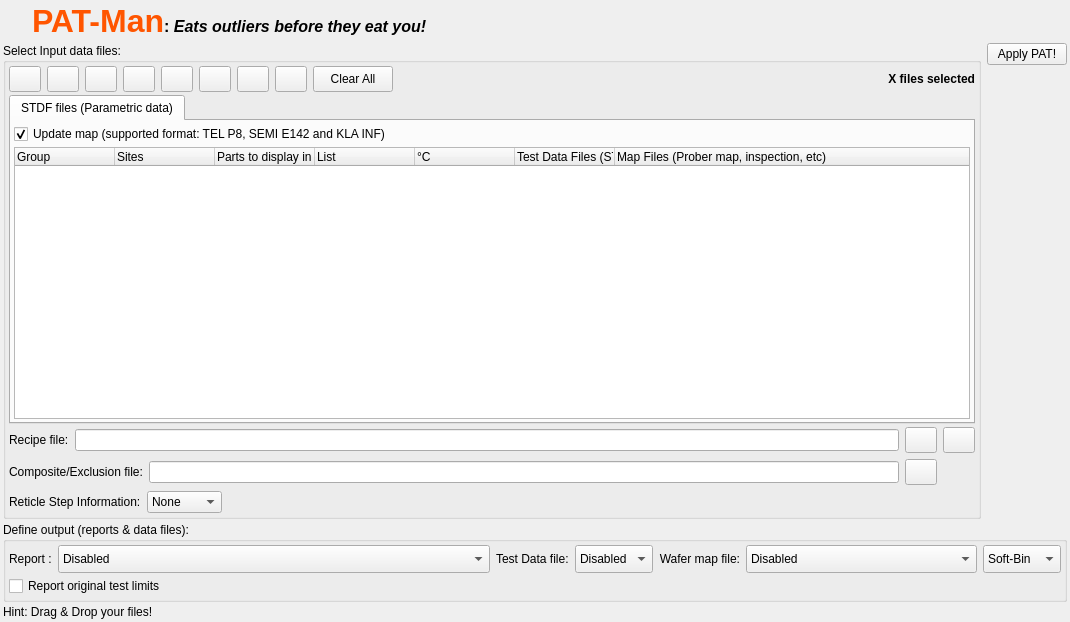
<?xml version="1.0" encoding="UTF-8"?>
<ui version="4.0">
 <class>PatDialogBase</class>
 <widget class="QDialog" name="PatDialogBase">
  <property name="geometry">
   <rect>
    <x>0</x>
    <y>0</y>
    <width>1070</width>
    <height>622</height>
   </rect>
  </property>
  <property name="windowTitle">
   <string>Outlier Identification &amp; Removal</string>
  </property>
  <property name="windowIcon">
   <iconset resource="gex.qrc">
    <normaloff>:/gex/icons/gex_application_48x48.png</normaloff>:/gex/icons/gex_application_48x48.png</iconset>
  </property>
  <property name="autoFillBackground">
   <bool>true</bool>
  </property>
  <layout class="QVBoxLayout" name="verticalLayout_6">
   <property name="spacing">
    <number>3</number>
   </property>
   <property name="leftMargin">
    <number>3</number>
   </property>
   <property name="topMargin">
    <number>3</number>
   </property>
   <property name="rightMargin">
    <number>3</number>
   </property>
   <property name="bottomMargin">
    <number>3</number>
   </property>
   <item>
    <layout class="QHBoxLayout" name="horizontalLayout_7">
     <item>
      <widget class="QPushButton" name="buttonDetachWindow">
       <property name="maximumSize">
        <size>
         <width>23</width>
         <height>20</height>
        </size>
       </property>
       <property name="toolTip">
        <string>Detach / Attach window...</string>
       </property>
       <property name="icon">
        <iconset resource="gex.qrc">
         <normaloff>:/gex/icons/pin.png</normaloff>:/gex/icons/pin.png</iconset>
       </property>
       <property name="iconSize">
        <size>
         <width>32</width>
         <height>32</height>
        </size>
       </property>
       <property name="checkable">
        <bool>true</bool>
       </property>
       <property name="flat">
        <bool>true</bool>
       </property>
      </widget>
     </item>
     <item>
      <widget class="QLabel" name="TextLabel1">
       <property name="font">
        <font>
         <family>Ms Sans Serif</family>
         <pointsize>12</pointsize>
         <weight>75</weight>
         <bold>true</bold>
        </font>
       </property>
       <property name="text">
        <string>&lt;font color=&quot;#ff5500&quot; size=&quot;+3&quot;&gt;PAT-Man&lt;/font&gt;: &lt;i&gt;Eats outliers before they eat you!&lt;/i&gt;</string>
       </property>
       <property name="textFormat">
        <enum>Qt::RichText</enum>
       </property>
       <property name="alignment">
        <set>Qt::AlignVCenter</set>
       </property>
       <property name="wordWrap">
        <bool>false</bool>
       </property>
      </widget>
     </item>
    </layout>
   </item>
   <item>
    <layout class="QHBoxLayout" name="horizontalLayout_3">
     <item>
      <widget class="QGroupBox" name="groupBoxProcessPAT">
       <property name="title">
        <string>Select Input data files:</string>
       </property>
       <layout class="QVBoxLayout" name="verticalLayout_3">
        <property name="spacing">
         <number>3</number>
        </property>
        <property name="leftMargin">
         <number>3</number>
        </property>
        <property name="topMargin">
         <number>3</number>
        </property>
        <property name="rightMargin">
         <number>3</number>
        </property>
        <property name="bottomMargin">
         <number>3</number>
        </property>
        <item>
         <layout class="QHBoxLayout" name="horizontalLayout">
          <item>
           <widget class="QPushButton" name="buttonSelectFile">
            <property name="sizePolicy">
             <sizepolicy hsizetype="Fixed" vsizetype="Fixed">
              <horstretch>0</horstretch>
              <verstretch>0</verstretch>
             </sizepolicy>
            </property>
            <property name="minimumSize">
             <size>
              <width>32</width>
              <height>26</height>
             </size>
            </property>
            <property name="maximumSize">
             <size>
              <width>32</width>
              <height>26</height>
             </size>
            </property>
            <property name="toolTip">
             <string>Select data files to process</string>
            </property>
            <property name="text">
             <string/>
            </property>
            <property name="icon">
             <iconset resource="gex.qrc">
              <normaloff>:/gex/icons/file_open.png</normaloff>:/gex/icons/file_open.png</iconset>
            </property>
            <property name="iconSize">
             <size>
              <width>32</width>
              <height>32</height>
             </size>
            </property>
           </widget>
          </item>
          <item>
           <widget class="QPushButton" name="m_poAddNewGroup">
            <property name="sizePolicy">
             <sizepolicy hsizetype="Fixed" vsizetype="Fixed">
              <horstretch>32</horstretch>
              <verstretch>26</verstretch>
             </sizepolicy>
            </property>
            <property name="minimumSize">
             <size>
              <width>32</width>
              <height>26</height>
             </size>
            </property>
            <property name="maximumSize">
             <size>
              <width>32</width>
              <height>26</height>
             </size>
            </property>
            <property name="text">
             <string/>
            </property>
            <property name="icon">
             <iconset resource="gex.qrc">
              <normaloff>:/gex/icons/group.png</normaloff>:/gex/icons/group.png</iconset>
            </property>
            <property name="iconSize">
             <size>
              <width>32</width>
              <height>32</height>
             </size>
            </property>
           </widget>
          </item>
          <item>
           <widget class="QPushButton" name="buttonCreateTrigger">
            <property name="sizePolicy">
             <sizepolicy hsizetype="Fixed" vsizetype="Fixed">
              <horstretch>0</horstretch>
              <verstretch>0</verstretch>
             </sizepolicy>
            </property>
            <property name="minimumSize">
             <size>
              <width>32</width>
              <height>26</height>
             </size>
            </property>
            <property name="maximumSize">
             <size>
              <width>32</width>
              <height>26</height>
             </size>
            </property>
            <property name="toolTip">
             <string>Create PAT-Man trigger file(s) based on all your selections in this dialog box</string>
            </property>
            <property name="text">
             <string/>
            </property>
            <property name="icon">
             <iconset resource="gex.qrc">
              <normaloff>:/gex/icons/file_save.png</normaloff>:/gex/icons/file_save.png</iconset>
            </property>
            <property name="iconSize">
             <size>
              <width>32</width>
              <height>32</height>
             </size>
            </property>
           </widget>
          </item>
          <item>
           <widget class="QPushButton" name="buttonUp">
            <property name="sizePolicy">
             <sizepolicy hsizetype="Fixed" vsizetype="Fixed">
              <horstretch>0</horstretch>
              <verstretch>0</verstretch>
             </sizepolicy>
            </property>
            <property name="minimumSize">
             <size>
              <width>32</width>
              <height>26</height>
             </size>
            </property>
            <property name="maximumSize">
             <size>
              <width>32</width>
              <height>26</height>
             </size>
            </property>
            <property name="toolTip">
             <string>Move selection Up (Reorder)</string>
            </property>
            <property name="text">
             <string/>
            </property>
            <property name="icon">
             <iconset resource="gex.qrc">
              <normaloff>:/gex/icons/arrow_up.png</normaloff>:/gex/icons/arrow_up.png</iconset>
            </property>
            <property name="iconSize">
             <size>
              <width>32</width>
              <height>32</height>
             </size>
            </property>
           </widget>
          </item>
          <item>
           <widget class="QPushButton" name="buttonDown">
            <property name="sizePolicy">
             <sizepolicy hsizetype="Fixed" vsizetype="Fixed">
              <horstretch>0</horstretch>
              <verstretch>0</verstretch>
             </sizepolicy>
            </property>
            <property name="minimumSize">
             <size>
              <width>32</width>
              <height>26</height>
             </size>
            </property>
            <property name="maximumSize">
             <size>
              <width>32</width>
              <height>26</height>
             </size>
            </property>
            <property name="toolTip">
             <string>Move selection Down (Reorder)</string>
            </property>
            <property name="text">
             <string/>
            </property>
            <property name="icon">
             <iconset resource="gex.qrc">
              <normaloff>:/gex/icons/arrow_down.png</normaloff>:/gex/icons/arrow_down.png</iconset>
            </property>
            <property name="iconSize">
             <size>
              <width>32</width>
              <height>32</height>
             </size>
            </property>
           </widget>
          </item>
          <item>
           <widget class="QPushButton" name="buttonCreateZPAT_File">
            <property name="sizePolicy">
             <sizepolicy hsizetype="Fixed" vsizetype="Fixed">
              <horstretch>0</horstretch>
              <verstretch>0</verstretch>
             </sizepolicy>
            </property>
            <property name="minimumSize">
             <size>
              <width>32</width>
              <height>26</height>
             </size>
            </property>
            <property name="maximumSize">
             <size>
              <width>32</width>
              <height>26</height>
             </size>
            </property>
            <property name="toolTip">
             <string>Create Z-PAT exclusion map...</string>
            </property>
            <property name="text">
             <string/>
            </property>
            <property name="icon">
             <iconset resource="gex.qrc">
              <normaloff>:/gex/icons/options_wafmap.png</normaloff>:/gex/icons/options_wafmap.png</iconset>
            </property>
            <property name="iconSize">
             <size>
              <width>32</width>
              <height>32</height>
             </size>
            </property>
           </widget>
          </item>
          <item>
           <widget class="QPushButton" name="buttonProperties">
            <property name="sizePolicy">
             <sizepolicy hsizetype="Fixed" vsizetype="Fixed">
              <horstretch>0</horstretch>
              <verstretch>0</verstretch>
             </sizepolicy>
            </property>
            <property name="minimumSize">
             <size>
              <width>32</width>
              <height>26</height>
             </size>
            </property>
            <property name="maximumSize">
             <size>
              <width>32</width>
              <height>26</height>
             </size>
            </property>
            <property name="focusPolicy">
             <enum>Qt::NoFocus</enum>
            </property>
            <property name="toolTip">
             <string>Properties: File details and parts/sites to keep in report</string>
            </property>
            <property name="text">
             <string/>
            </property>
            <property name="icon">
             <iconset resource="gex.qrc">
              <normaloff>:/gex/icons/properties.png</normaloff>:/gex/icons/properties.png</iconset>
            </property>
            <property name="iconSize">
             <size>
              <width>32</width>
              <height>32</height>
             </size>
            </property>
           </widget>
          </item>
          <item>
           <widget class="QPushButton" name="buttonRemoveFile">
            <property name="sizePolicy">
             <sizepolicy hsizetype="Fixed" vsizetype="Fixed">
              <horstretch>0</horstretch>
              <verstretch>0</verstretch>
             </sizepolicy>
            </property>
            <property name="minimumSize">
             <size>
              <width>32</width>
              <height>26</height>
             </size>
            </property>
            <property name="maximumSize">
             <size>
              <width>32</width>
              <height>26</height>
             </size>
            </property>
            <property name="toolTip">
             <string>Remove selected files from list</string>
            </property>
            <property name="text">
             <string/>
            </property>
            <property name="icon">
             <iconset resource="gex.qrc">
              <normaloff>:/gex/icons/file_remove.png</normaloff>:/gex/icons/file_remove.png</iconset>
            </property>
            <property name="iconSize">
             <size>
              <width>32</width>
              <height>32</height>
             </size>
            </property>
           </widget>
          </item>
          <item>
           <widget class="QPushButton" name="PushButtonClearAll">
            <property name="sizePolicy">
             <sizepolicy hsizetype="Fixed" vsizetype="Fixed">
              <horstretch>0</horstretch>
              <verstretch>0</verstretch>
             </sizepolicy>
            </property>
            <property name="minimumSize">
             <size>
              <width>80</width>
              <height>26</height>
             </size>
            </property>
            <property name="maximumSize">
             <size>
              <width>80</width>
              <height>26</height>
             </size>
            </property>
            <property name="toolTip">
             <string>Remove ALL files from list</string>
            </property>
            <property name="text">
             <string>Clear All</string>
            </property>
           </widget>
          </item>
          <item>
           <spacer name="horizontalSpacer">
            <property name="orientation">
             <enum>Qt::Horizontal</enum>
            </property>
            <property name="sizeHint" stdset="0">
             <size>
              <width>188</width>
              <height>23</height>
             </size>
            </property>
           </spacer>
          </item>
          <item>
           <widget class="QLabel" name="textLabelFilesToProcess">
            <property name="sizePolicy">
             <sizepolicy hsizetype="Preferred" vsizetype="Fixed">
              <horstretch>0</horstretch>
              <verstretch>0</verstretch>
             </sizepolicy>
            </property>
            <property name="font">
             <font>
              <weight>75</weight>
              <bold>true</bold>
             </font>
            </property>
            <property name="text">
             <string>X files selected</string>
            </property>
            <property name="alignment">
             <set>Qt::AlignRight|Qt::AlignTrailing|Qt::AlignVCenter</set>
            </property>
            <property name="wordWrap">
             <bool>false</bool>
            </property>
           </widget>
          </item>
         </layout>
        </item>
        <item>
         <widget class="QTabWidget" name="tabWidget">
          <property name="currentIndex">
           <number>0</number>
          </property>
          <widget class="QWidget" name="tab_3">
           <attribute name="title">
            <string>STDF files (Parametric data)</string>
           </attribute>
           <layout class="QGridLayout" name="gridLayout_2">
            <property name="leftMargin">
             <number>3</number>
            </property>
            <property name="topMargin">
             <number>3</number>
            </property>
            <property name="rightMargin">
             <number>3</number>
            </property>
            <property name="bottomMargin">
             <number>3</number>
            </property>
            <property name="spacing">
             <number>3</number>
            </property>
            <item row="1" column="0">
             <widget class="QTreeWidget" name="treeWidgetDataFiles">
              <property name="minimumSize">
               <size>
                <width>0</width>
                <height>130</height>
               </size>
              </property>
              <property name="toolTip">
               <string>Select Test data files to process (STDF, ATDF, etc...)</string>
              </property>
              <property name="rootIsDecorated">
               <bool>false</bool>
              </property>
              <column>
               <property name="text">
                <string>Group</string>
               </property>
              </column>
              <column>
               <property name="text">
                <string>Sites</string>
               </property>
              </column>
              <column>
               <property name="text">
                <string>Parts to display in report</string>
               </property>
              </column>
              <column>
               <property name="text">
                <string>List</string>
               </property>
              </column>
              <column>
               <property name="text">
                <string>°C</string>
               </property>
              </column>
              <column>
               <property name="text">
                <string>Test Data Files (STDF, ATDF, etc)</string>
               </property>
              </column>
              <column>
               <property name="text">
                <string>Map Files (Prober map, inspection, etc)</string>
               </property>
              </column>
             </widget>
            </item>
            <item row="0" column="0">
             <widget class="QCheckBox" name="checkBoxUpdateExternalMap">
              <property name="text">
               <string>Update map (supported format: TEL P8, SEMI E142 and KLA INF)</string>
              </property>
              <property name="checked">
               <bool>true</bool>
              </property>
             </widget>
            </item>
           </layout>
          </widget>
         </widget>
        </item>
        <item>
         <layout class="QGridLayout" name="gridLayout">
          <item row="0" column="0">
           <layout class="QHBoxLayout" name="horizontalLayout_2">
            <item>
             <widget class="QLabel" name="textLabel2_2">
              <property name="maximumSize">
               <size>
                <width>32767</width>
                <height>32767</height>
               </size>
              </property>
              <property name="text">
               <string>Recipe file:</string>
              </property>
              <property name="alignment">
               <set>Qt::AlignVCenter</set>
              </property>
              <property name="wordWrap">
               <bool>false</bool>
              </property>
             </widget>
            </item>
            <item>
             <widget class="QLineEdit" name="lineEditConfigFile">
              <property name="toolTip">
               <string>Select a recipe file (if any defined) with all PAT settings</string>
              </property>
             </widget>
            </item>
           </layout>
          </item>
          <item row="0" column="1">
           <widget class="QPushButton" name="buttonSelectConfigFile">
            <property name="sizePolicy">
             <sizepolicy hsizetype="Fixed" vsizetype="Fixed">
              <horstretch>0</horstretch>
              <verstretch>0</verstretch>
             </sizepolicy>
            </property>
            <property name="minimumSize">
             <size>
              <width>32</width>
              <height>26</height>
             </size>
            </property>
            <property name="maximumSize">
             <size>
              <width>32</width>
              <height>26</height>
             </size>
            </property>
            <property name="toolTip">
             <string>Select recipe file</string>
            </property>
            <property name="text">
             <string/>
            </property>
            <property name="icon">
             <iconset resource="gex.qrc">
              <normaloff>:/gex/icons/file_open.png</normaloff>:/gex/icons/file_open.png</iconset>
            </property>
            <property name="iconSize">
             <size>
              <width>32</width>
              <height>32</height>
             </size>
            </property>
           </widget>
          </item>
          <item row="1" column="1">
           <widget class="QPushButton" name="buttonSelectCompositeFile">
            <property name="sizePolicy">
             <sizepolicy hsizetype="Fixed" vsizetype="Fixed">
              <horstretch>0</horstretch>
              <verstretch>0</verstretch>
             </sizepolicy>
            </property>
            <property name="minimumSize">
             <size>
              <width>32</width>
              <height>26</height>
             </size>
            </property>
            <property name="maximumSize">
             <size>
              <width>32</width>
              <height>26</height>
             </size>
            </property>
            <property name="toolTip">
             <string>Select Composite/Exclusion file</string>
            </property>
            <property name="text">
             <string/>
            </property>
            <property name="icon">
             <iconset resource="gex.qrc">
              <normaloff>:/gex/icons/file_open.png</normaloff>:/gex/icons/file_open.png</iconset>
            </property>
            <property name="iconSize">
             <size>
              <width>32</width>
              <height>32</height>
             </size>
            </property>
           </widget>
          </item>
          <item row="0" column="2">
           <widget class="QPushButton" name="buttonEditExecutedScript">
            <property name="sizePolicy">
             <sizepolicy hsizetype="Fixed" vsizetype="Fixed">
              <horstretch>0</horstretch>
              <verstretch>0</verstretch>
             </sizepolicy>
            </property>
            <property name="minimumSize">
             <size>
              <width>32</width>
              <height>26</height>
             </size>
            </property>
            <property name="maximumSize">
             <size>
              <width>32</width>
              <height>26</height>
             </size>
            </property>
            <property name="toolTip">
             <string>Edit Recipe File </string>
            </property>
            <property name="text">
             <string/>
            </property>
            <property name="icon">
             <iconset resource="gex.qrc">
              <normaloff>:/gex/icons/script_edit.png</normaloff>:/gex/icons/script_edit.png</iconset>
            </property>
            <property name="iconSize">
             <size>
              <width>32</width>
              <height>32</height>
             </size>
            </property>
            <property name="autoDefault">
             <bool>true</bool>
            </property>
           </widget>
          </item>
          <item row="1" column="0">
           <layout class="QHBoxLayout" name="horizontalLayout_4">
            <item>
             <widget class="QLabel" name="textLabel2_4">
              <property name="maximumSize">
               <size>
                <width>32767</width>
                <height>32767</height>
               </size>
              </property>
              <property name="text">
               <string>Composite/Exclusion file:</string>
              </property>
              <property name="alignment">
               <set>Qt::AlignVCenter</set>
              </property>
              <property name="wordWrap">
               <bool>false</bool>
              </property>
             </widget>
            </item>
            <item>
             <widget class="QLineEdit" name="lineEditCompositeFile">
              <property name="toolTip">
               <string>Select composite/Exclusion file (for forcing specific dies to be rejected)</string>
              </property>
             </widget>
            </item>
           </layout>
          </item>
          <item row="2" column="0">
           <layout class="QHBoxLayout" name="horizontalLayout_11">
            <property name="topMargin">
             <number>0</number>
            </property>
            <item>
             <widget class="QLabel" name="label">
              <property name="text">
               <string>Reticle Step Information:</string>
              </property>
             </widget>
            </item>
            <item>
             <widget class="QComboBox" name="comboBoxReticleStepInfo">
              <item>
               <property name="text">
                <string>None</string>
               </property>
              </item>
              <item>
               <property name="text">
                <string>Input file</string>
               </property>
              </item>
              <item>
               <property name="text">
                <string>Map file</string>
               </property>
              </item>
             </widget>
            </item>
            <item>
             <spacer name="horizontalSpacer_2">
              <property name="orientation">
               <enum>Qt::Horizontal</enum>
              </property>
              <property name="sizeHint" stdset="0">
               <size>
                <width>40</width>
                <height>20</height>
               </size>
              </property>
             </spacer>
            </item>
           </layout>
          </item>
         </layout>
        </item>
       </layout>
      </widget>
     </item>
     <item>
      <layout class="QVBoxLayout" name="verticalLayout_5">
       <item>
        <widget class="QPushButton" name="pushButtonProcessFile">
         <property name="sizePolicy">
          <sizepolicy hsizetype="Minimum" vsizetype="Minimum">
           <horstretch>0</horstretch>
           <verstretch>0</verstretch>
          </sizepolicy>
         </property>
         <property name="toolTip">
          <string>Process test data file (apply PAT limits)...</string>
         </property>
         <property name="text">
          <string>Apply PAT!</string>
         </property>
        </widget>
       </item>
       <item>
        <spacer name="verticalSpacer">
         <property name="orientation">
          <enum>Qt::Vertical</enum>
         </property>
         <property name="sizeHint" stdset="0">
          <size>
           <width>20</width>
           <height>40</height>
          </size>
         </property>
        </spacer>
       </item>
      </layout>
     </item>
    </layout>
   </item>
   <item>
    <widget class="QGroupBox" name="groupBoxProcessPAT_Output">
     <property name="title">
      <string>Define output (reports &amp;&amp; data files):</string>
     </property>
     <layout class="QVBoxLayout" name="verticalLayout_4">
      <property name="spacing">
       <number>3</number>
      </property>
      <property name="leftMargin">
       <number>3</number>
      </property>
      <property name="topMargin">
       <number>3</number>
      </property>
      <property name="rightMargin">
       <number>3</number>
      </property>
      <property name="bottomMargin">
       <number>3</number>
      </property>
      <item>
       <layout class="QHBoxLayout" name="horizontalLayout_5">
        <item>
         <widget class="QLabel" name="TextLabel2_2_2_2_4_2_3_2">
          <property name="text">
           <string>Report :</string>
          </property>
          <property name="wordWrap">
           <bool>false</bool>
          </property>
         </widget>
        </item>
        <item>
         <widget class="QComboBox" name="comboBoxReportFormat">
          <property name="sizePolicy">
           <sizepolicy hsizetype="Expanding" vsizetype="Fixed">
            <horstretch>0</horstretch>
            <verstretch>0</verstretch>
           </sizepolicy>
          </property>
          <property name="minimumSize">
           <size>
            <width>0</width>
            <height>28</height>
           </size>
          </property>
          <property name="maximumSize">
           <size>
            <width>32767</width>
            <height>28</height>
           </size>
          </property>
          <property name="toolTip">
           <string>Define the PAT processing report format to create</string>
          </property>
          <item>
           <property name="text">
            <string>Disabled</string>
           </property>
           <property name="icon">
            <iconset>
             <normalon>:/gex/icons/stop.png</normalon>
            </iconset>
           </property>
          </item>
          <item>
           <property name="text">
            <string>Full HTML report</string>
           </property>
           <property name="icon">
            <iconset>
             <normalon>:/gex/icons/explorer.png</normalon>
            </iconset>
           </property>
          </item>
          <item>
           <property name="text">
            <string>Full WORD report</string>
           </property>
           <property name="icon">
            <iconset>
             <normalon>:/gex/icons/word.png</normalon>
            </iconset>
           </property>
          </item>
          <item>
           <property name="text">
            <string>Full CSV report</string>
           </property>
           <property name="icon">
            <iconset>
             <normalon>:/gex/icons/csv_spreadsheet.png</normalon>
            </iconset>
           </property>
          </item>
          <item>
           <property name="text">
            <string>Full PowerPoint report</string>
           </property>
           <property name="icon">
            <iconset>
             <normalon>:/gex/icons/powerpoint.png</normalon>
            </iconset>
           </property>
          </item>
          <item>
           <property name="text">
            <string>Full PDF report</string>
           </property>
           <property name="icon">
            <iconset>
             <normalon>:/gex/icons/pdf.png</normalon>
            </iconset>
           </property>
          </item>
         </widget>
        </item>
        <item>
         <layout class="QHBoxLayout" name="horizontalLayout_6">
          <item>
           <widget class="QLabel" name="TextLabel2_2_2_2_4_2_3_2_2">
            <property name="text">
             <string>Test Data file:</string>
            </property>
            <property name="wordWrap">
             <bool>false</bool>
            </property>
           </widget>
          </item>
          <item>
           <widget class="QComboBox" name="comboBoxOutputTestDataFormat">
            <property name="sizePolicy">
             <sizepolicy hsizetype="Fixed" vsizetype="Fixed">
              <horstretch>0</horstretch>
              <verstretch>0</verstretch>
             </sizepolicy>
            </property>
            <property name="minimumSize">
             <size>
              <width>0</width>
              <height>28</height>
             </size>
            </property>
            <property name="maximumSize">
             <size>
              <width>32767</width>
              <height>28</height>
             </size>
            </property>
            <property name="toolTip">
             <string>Define if create a output datalog file (eg: STDF, ATDF,...)</string>
            </property>
            <item>
             <property name="text">
              <string>Disabled</string>
             </property>
             <property name="icon">
              <iconset>
               <normalon>:/gex/icons/stop.png</normalon>
              </iconset>
             </property>
            </item>
            <item>
             <property name="text">
              <string>STDF</string>
             </property>
             <property name="icon">
              <iconset>
               <normalon>:/gex/icons/options_datalog.png</normalon>
              </iconset>
             </property>
            </item>
            <item>
             <property name="text">
              <string>ATDF</string>
             </property>
             <property name="icon">
              <iconset resource="gex.qrc">
               <normaloff>:/gex/icons/options_datalog.png</normaloff>:/gex/icons/options_datalog.png</iconset>
             </property>
            </item>
           </widget>
          </item>
          <item>
           <widget class="QLabel" name="TextLabel2_2_2_2_4_2_3_2_2_2">
            <property name="text">
             <string>Wafer map file:</string>
            </property>
            <property name="alignment">
             <set>Qt::AlignRight|Qt::AlignTrailing|Qt::AlignVCenter</set>
            </property>
            <property name="wordWrap">
             <bool>false</bool>
            </property>
           </widget>
          </item>
          <item>
           <widget class="QComboBox" name="comboBoxOutputWafermapFormat">
            <property name="sizePolicy">
             <sizepolicy hsizetype="Expanding" vsizetype="Fixed">
              <horstretch>0</horstretch>
              <verstretch>0</verstretch>
             </sizepolicy>
            </property>
            <property name="minimumSize">
             <size>
              <width>0</width>
              <height>28</height>
             </size>
            </property>
            <property name="maximumSize">
             <size>
              <width>32767</width>
              <height>28</height>
             </size>
            </property>
            <property name="toolTip">
             <string>Select the wafermap / inkless file to create after PAT if desired</string>
            </property>
            <item>
             <property name="text">
              <string>Disabled</string>
             </property>
             <property name="icon">
              <iconset>
               <normalon>:/gex/icons/stop.png</normalon>
              </iconset>
             </property>
            </item>
            <item>
             <property name="text">
              <string>TSMC (inkless ASCII wafermap)</string>
             </property>
             <property name="icon">
              <iconset>
               <normalon>:/gex/icons/options_wafmap.png</normalon>
              </iconset>
             </property>
            </item>
            <item>
             <property name="text">
              <string>G85 Ascii (Semi85 inkless assembly)</string>
             </property>
             <property name="icon">
              <iconset>
               <normalon>:/gex/icons/options_wafmap.png</normalon>
              </iconset>
             </property>
            </item>
            <item>
             <property name="text">
              <string>G85 XML (Semi85 XML format)</string>
             </property>
             <property name="icon">
              <iconset>
               <normalon>:/gex/icons/options_wafmap.png</normalon>
              </iconset>
             </property>
            </item>
            <item>
             <property name="text">
              <string>SEMI E142 (XML inkless wafermap)</string>
             </property>
             <property name="icon">
              <iconset>
               <normalon>:/gex/icons/options_wafmap.png</normalon>
              </iconset>
             </property>
            </item>
            <item>
             <property name="text">
              <string>Simple INF (KLA/INF simplified)</string>
             </property>
             <property name="icon">
              <iconset>
               <normalon>:/gex/icons/options_wafmap.png</normalon>
              </iconset>
             </property>
            </item>
            <item>
             <property name="text">
              <string>KLA INF (full INF wafermap)</string>
             </property>
             <property name="icon">
              <iconset>
               <normalon>:/gex/icons/options_wafmap.png</normalon>
              </iconset>
             </property>
            </item>
            <item>
             <property name="text">
              <string>TEL P8 wafer prober format</string>
             </property>
             <property name="icon">
              <iconset>
               <normalon>:/gex/icons/options_wafmap.png</normalon>
              </iconset>
             </property>
            </item>
            <item>
             <property name="text">
              <string>STIF (Hard-Bin map)</string>
             </property>
             <property name="icon">
              <iconset>
               <normalon>:/gex/icons/options_wafmap.png</normalon>
              </iconset>
             </property>
            </item>
            <item>
             <property name="text">
              <string>Olympus AL2000</string>
             </property>
             <property name="icon">
              <iconset>
               <normalon>:/gex/icons/options_wafmap.png</normalon>
              </iconset>
             </property>
            </item>
           </widget>
          </item>
          <item>
           <widget class="QComboBox" name="comboBoxOutputWafermapType">
            <property name="sizePolicy">
             <sizepolicy hsizetype="Fixed" vsizetype="Fixed">
              <horstretch>0</horstretch>
              <verstretch>0</verstretch>
             </sizepolicy>
            </property>
            <property name="minimumSize">
             <size>
              <width>0</width>
              <height>28</height>
             </size>
            </property>
            <property name="maximumSize">
             <size>
              <width>32767</width>
              <height>28</height>
             </size>
            </property>
            <property name="toolTip">
             <string>Wafermap type: Hard Bin or Soft Bin</string>
            </property>
            <item>
             <property name="text">
              <string>Soft-Bin</string>
             </property>
            </item>
            <item>
             <property name="text">
              <string>Hard-Bin</string>
             </property>
            </item>
           </widget>
          </item>
         </layout>
        </item>
       </layout>
      </item>
      <item>
       <widget class="QCheckBox" name="checkBoxReportOriginalLimits">
        <property name="text">
         <string>Report original test limits </string>
        </property>
       </widget>
      </item>
     </layout>
    </widget>
   </item>
   <item>
    <widget class="QLabel" name="TextLabel1_2">
     <property name="text">
      <string>Hint: Drag &amp; Drop your files!</string>
     </property>
     <property name="alignment">
      <set>Qt::AlignLeading|Qt::AlignLeft|Qt::AlignTop</set>
     </property>
     <property name="wordWrap">
      <bool>true</bool>
     </property>
    </widget>
   </item>
  </layout>
 </widget>
 <layoutdefault spacing="6" margin="11"/>
 <resources>
  <include location="gex.qrc"/>
 </resources>
 <connections/>
</ui>
